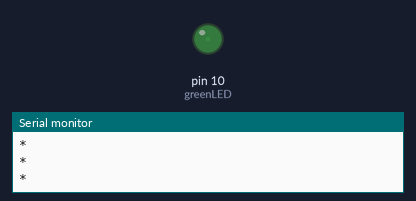
A sketch run on a simulated Arduino Uno, built for the host (arithmetic inside an expression is 32-bit, double 64-bit). Parts: output pins drawn as LEDs (lit = HIGH), the last lines printed to the serial monitor.

Above: at 0.05 s.
At 1.75 s:
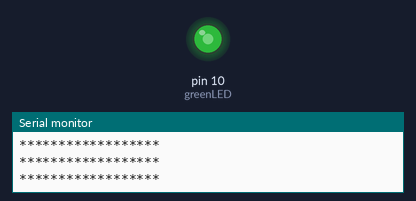
At 3.45 s:
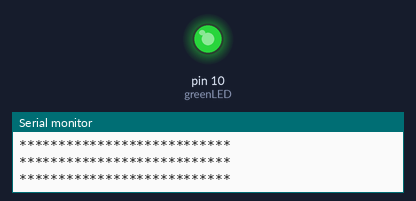
At 6.85 s:
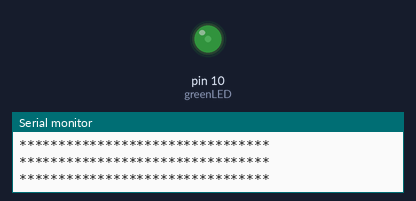
Timing chart, 0 to 9.6 s (numbered marks = the images above):
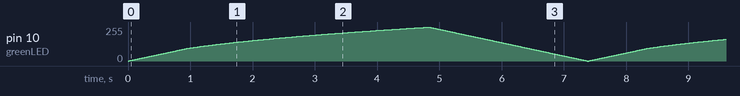

The sketch:

fader_Bar.ino
```cpp
#include <ArduinoSTL.h>

using namespace std;

const int greenLED = 10;

void setup() {
  Serial.begin(9600);
}

void loop() {
  // Fade out
  for (int i = 0; i < 255; i++) {
    for (int j = 0; j < i; j += 8) {
      cout << "*";
    }
    cout << endl;
    analogWrite(greenLED, i);

    delay(10);
  }


  for (int i = 255; i >= 0; i--) {

    analogWrite(greenLED, i);

    delay(10);


  }
}
```
